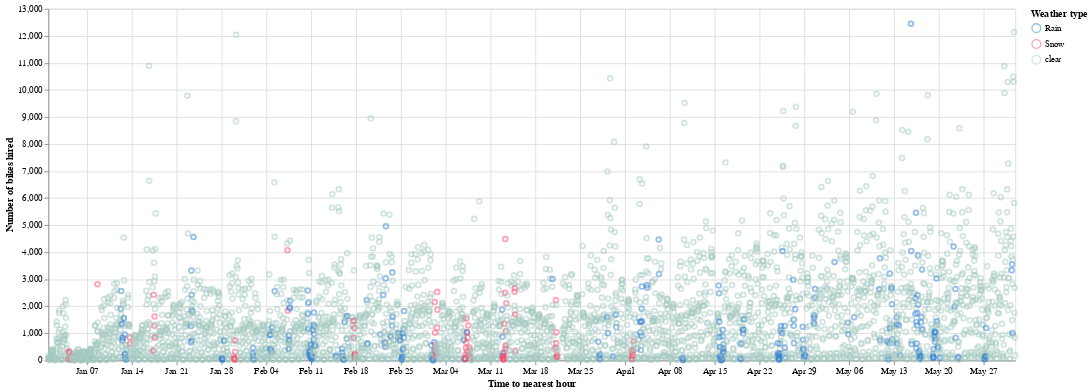

Source (notebook cell):
### Code cell
def scatter_bikes_hired(df= joined_df):
  chart = alt.Chart(df).mark_point(opacity=.5).encode(
      alt.X("Time to nearest hour:T"),
      alt.Y("Number of bikes hired:Q"),
      alt.Color('Weather type:N',scale=alt.Scale(range=['#2D7DD2','#FF476C','#A6C9C2']))
  ).properties(
      height = 400,
      width = 1100
  )
  return chart
scatter_bikes_hired()

### Figure 1 — Vega-Lite specification as saved in the notebook (floating-point values rounded to 4 significant figures; data arrays with more than 128 entries replaced by an {"elided": "..."} marker saying what was removed)
{"config": {"view": {"continuousWidth": 400, "continuousHeight": 300}}, "data": {"name": "data-1c202f94afbf1e5f6c387d449cd7186e"}, "mark": {"type": "point", "opacity": 0.5}, "encoding": {"color": {"type": "nominal", "field": "Weather type", "scale": {"range": ["#2D7DD2", "#FF476C", "#A6C9C2"]}}, "x": {"type": "temporal", "field": "Time to nearest hour"}, "y": {"type": "quantitative", "field": "Number of bikes hired"}}, "height": 400, "width": 1100, "$schema": "https://vega.github.io/schema/vega-lite/v4.8.1.json", "datasets": {"data-1c202f94afbf1e5f6c387d449cd7186e": {"elided": "3788 records"}}}
